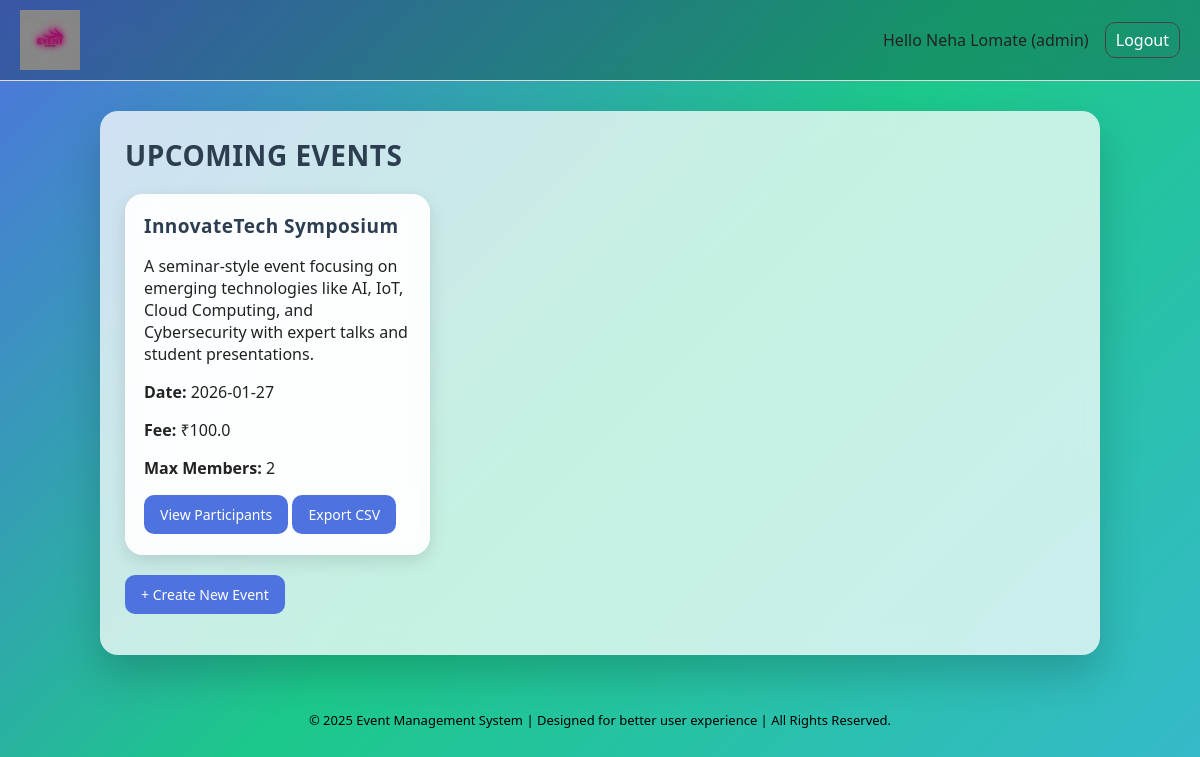
/ (signed in), run on the app's committed database.
### tables this page shows
CREATE TABLE events (
            id INTEGER PRIMARY KEY AUTOINCREMENT,
            title TEXT NOT NULL,
            description TEXT,
            date TEXT,
            fee REAL,
            max_members INTEGER,
            created_by INTEGER,
            FOREIGN KEY (created_by) REFERENCES users (id)
        );

### app.py (the view)
@app.route("/")
def index():
    db = get_db()
    events = db.execute("SELECT * FROM events").fetchall()
    return render_template("index.html", events=events)

### app.py (called while the page is built)
def get_db():
    if "db" not in g:
        g.db = sqlite3.connect(DATABASE)
        g.db.row_factory = sqlite3.Row
    return g.db

### templates/index.html
{% extends "base.html" %}
{% block content %}
{% if not session.get('username') %}
  <h2>Welcome to Event Management System</h2>
  <p>Please login to view upcoming events.</p>
  <a class="btn" href="{{ url_for('login') }}">Login</a>
  <a class="btn" href="{{ url_for('signup') }}">Signup</a>
{% else %}
  <h1>UPCOMING EVENTS</h1>
  {% if events %}
    <ul class="events">
      {% for e in events %}
        <li class="event-card">
          <h3>{{ e['title'] }}</h3>
          <p>{{ e['description'] }}</p>
          <p><b>Date:</b> {{ e['date'] or 'N/A' }}</p>
          <p><b>Fee:</b> ₹{{ e['fee'] or 0 }}</p>
          <p><b>Max Members:</b> {{ e['max_members'] or 'Unlimited' }}</p>
          {% if session.get('role') == 'participant' %}
            <a class="btn" href="{{ url_for('register_event', event_id=e['id']) }}">Register</a>
          {% elif session.get('role') == 'admin' %}
            <a class="btn" href="{{ url_for('participants', event_id=e['id']) }}">View Participants</a>
            <a class="btn" href="{{ url_for('participants', event_id=e['id']) }}">Export CSV</a>
          {% else %}
            <small>Login as participant to register or admin to manage.</small>
          {% endif %}
        </li>
      {% endfor %}
    </ul>
  {% else %}
    <p>No events yet.</p>
  {% endif %}
  {% if session.get('role') == 'admin' %}
    <p><a class="btn" href="{{ url_for('create_event') }}">+ Create New Event</a></p>
  {% endif %}
{% endif %}
{% endblock %}

### static/style.css (style rules this page uses)
* { box-sizing: border-box; }
body { margin: 0; padding: 0; font-family: 'Poppins', system-ui, -apple-system, Arial; background: linear-gradient(135deg,#4e73df,#1cc88a,#36b9cc); min-height: 100vh; color:#222; }
h1,h2,h3 { margin-top: 0; color:#2c3e50; letter-spacing: .5px; }
h1 { font-size: 28px; }
.events { list-style:none; padding:0; margin:20px 0; display:grid; grid-template-columns:repeat(auto-fill,minmax(290px,1fr)); gap:18px; }
.event-card { background: rgba(255,255,255,.85); backdrop-filter: blur(12px); border-radius:18px; padding:18px 18px 20px; border:1px solid rgba(255,255,255,.6); box-shadow: 0 6px 18px rgba(0,0,0,.12); transition:.25s; }
.event-card h3 { margin:0 0 6px; font-size:19px; }
.btn, button { display:inline-block; padding:10px 16px; border-radius:10px; border:none; cursor:pointer; font-size:14px; font-weight:500; transition:.25s; }
.btn { background:#4e73df; color:white; text-decoration:none; }

### data on the page
events: title "InnovateTech Symposium", description "A seminar-style event focusing on emerging technologies like AI, IoT, Cloud Computing, and Cybersecurity with expert talks and student presentations.", date "2026-01-27", fee "100.0", max_members "2"

### other printed values
{{ session['username'] }} "Neha Lomate"
{{ session['role'] }} "admin"
{{ 2025 }} "2025"
